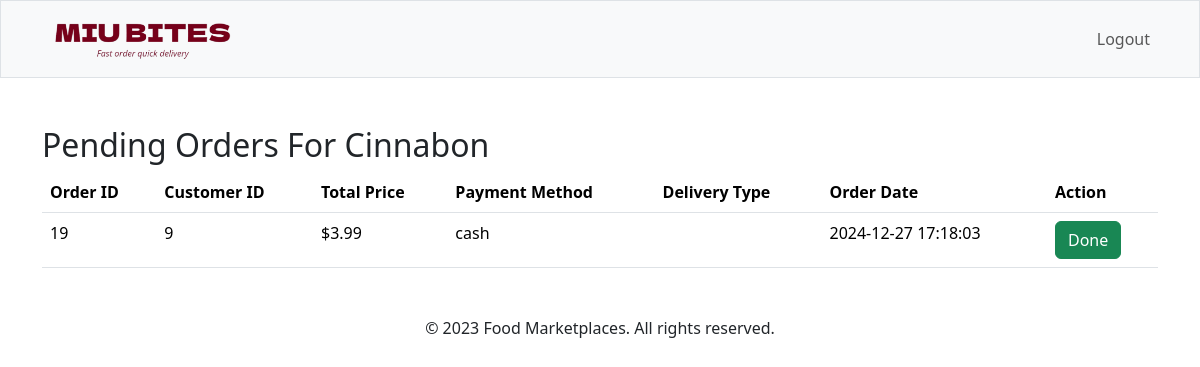
Screenshot of /restaurant_pending_orders.php (signed in) with the database file from the repository.
### tables this page shows
CREATE TABLE `restaurants` (
  `restaurant_id` int(11) NOT NULL,
  `restaurant_name` varchar(255) NOT NULL,
  `description` text DEFAULT NULL,
  `menu_uploaded` tinyint(1) DEFAULT 0,
  `delivery_option` tinyint(1) DEFAULT 1,
  `pickup_option` tinyint(1) DEFAULT 1,
  `status` enum('active','pending','rejected') DEFAULT 'pending',
  `created_at` timestamp NOT NULL DEFAULT current_timestamp()
);

CREATE TABLE `orders` (
  `order_id` int(11) NOT NULL,
  `customer_id` int(11) NOT NULL,
  `restaurant_id` int(11) NOT NULL,
  `status` enum('processing','ready','delivered','completed') DEFAULT 'processing',
  `total_price` decimal(10,2) NOT NULL,
  `payment_method` enum('credit_card','cash') NOT NULL,
  `delivery_type` enum('delivery','pickup') NOT NULL,
  `order_notes` text DEFAULT NULL,
  `created_at` timestamp NOT NULL DEFAULT current_timestamp()
);

### restaurant_pending_orders.php (the view, shortened to what this page needs)
<?php
include 'db_connection.php';
$query = "SELECT o.order_id, o.customer_id, o.restaurant_id, o.total_price, o.payment_method, o.delivery_type, o.created_at, r.restaurant_name
          FROM orders o
          JOIN restaurants r ON o.restaurant_id = r.restaurant_id
          WHERE o.status = 'processing' ";
if (isset($_SESSION['restaurant_id'])) {
    $restaurant_id = $_SESSION['restaurant_id'];
    $query .= "AND r.restaurant_id = $restaurant_id";
    $name_query = "SELECT restaurant_name FROM restaurants WHERE restaurant_id = $restaurant_id";
    $stmt = $conn->prepare($name_query);
    $stmt->execute();
    $result = $stmt->get_result();
    $restaurant_name = $result->fetch_assoc()["restaurant_name"];
}
$stmt = $conn->prepare($query);
if (!$stmt->execute()) {
    echo "Error executing query: " . $stmt->error;
    exit();
}
$result = $stmt->get_result();
?>
<!DOCTYPE html>
<html lang="en">
<head>
    <link href="https://cdn.jsdelivr.net/npm/bootstrap@5.3.3/dist/css/bootstrap.min.css" rel="stylesheet">
</head>
<body>
    <?php include("header.php") ?>
    <div class="container mt-5">
        <h2>Pending Orders <?php echo isset($restaurant_name) ? "For $restaurant_name" : "Across All Restaurants" ?></h2>
        <table class="table">
            <thead>
                <tr>
                    <th>Order ID</th>
                    <th>Customer ID</th>
                    <th>Total Price</th>
                    <th>Payment Method</th>
                    <th>Delivery Type</th>
                    <th>Order Date</th>
                    <th>Action</th>
                </tr>
            </thead>
            <tbody>
                <?php
                if ($result->num_rows === 0) {
                    echo '<tr><td colspan="8" class="text-muted">No pending orders at the moment.</td></tr>';
                } else {
                    while ($order = $result->fetch_assoc()) {
                        echo '<tr>';
                        echo '<td>' . $order['order_id'] . '</td>';
                        echo '<td>' . $order['customer_id'] . '</td>';
                        echo '<td>$' . number_format($order['total_price'], 2) . '</td>';
                        echo '<td>' . htmlspecialchars($order['payment_method']) . '</td>';
                        echo '<td>' . htmlspecialchars($order['delivery_type']) . '</td>';
                        echo '<td>' . $order['created_at'] . '</td>';
                        echo '<td>
                                <form action="complete_order.php" method="POST">
                                    <input type="hidden" name="order_id" value="' . $order['order_id'] . '">
                                    <button type="submit" class="btn btn-success">Done</button>
                                </form>
                              </td>';
                        echo '</tr>';
                    }
                }
                ?>
            </tbody>
        </table>
    </div>
    <footer class="text-center mt-5">
        <p>&copy; 2023 Food Marketplaces. All rights reserved.</p>
    </footer>
</body>
</html>

### rows the page displays
restaurants: restaurant_name "Cinnabon"
orders: order_id "19", customer "9", total_price "3.99", payment_method "cash", created_at "2024-12-27 17:18:03"
